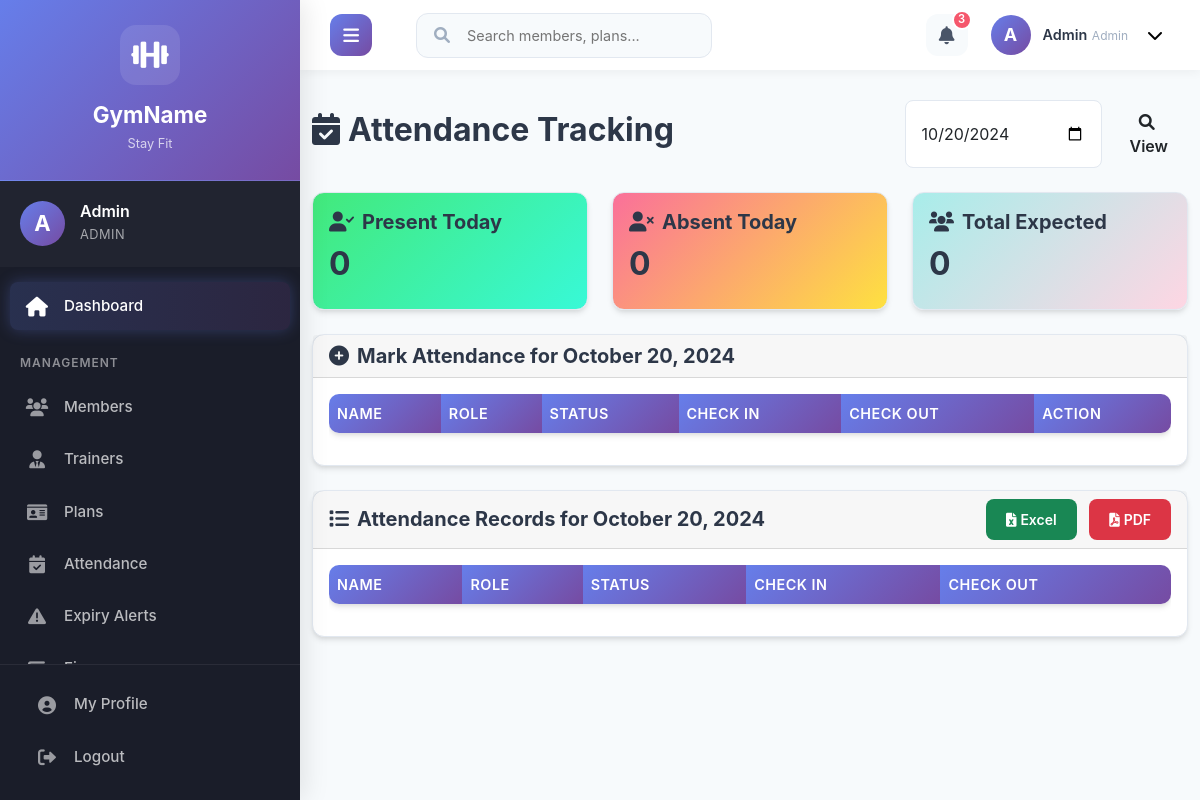
Page /admin/attendance.php?date=2024-10-20 (signed in) on the earlier database version.
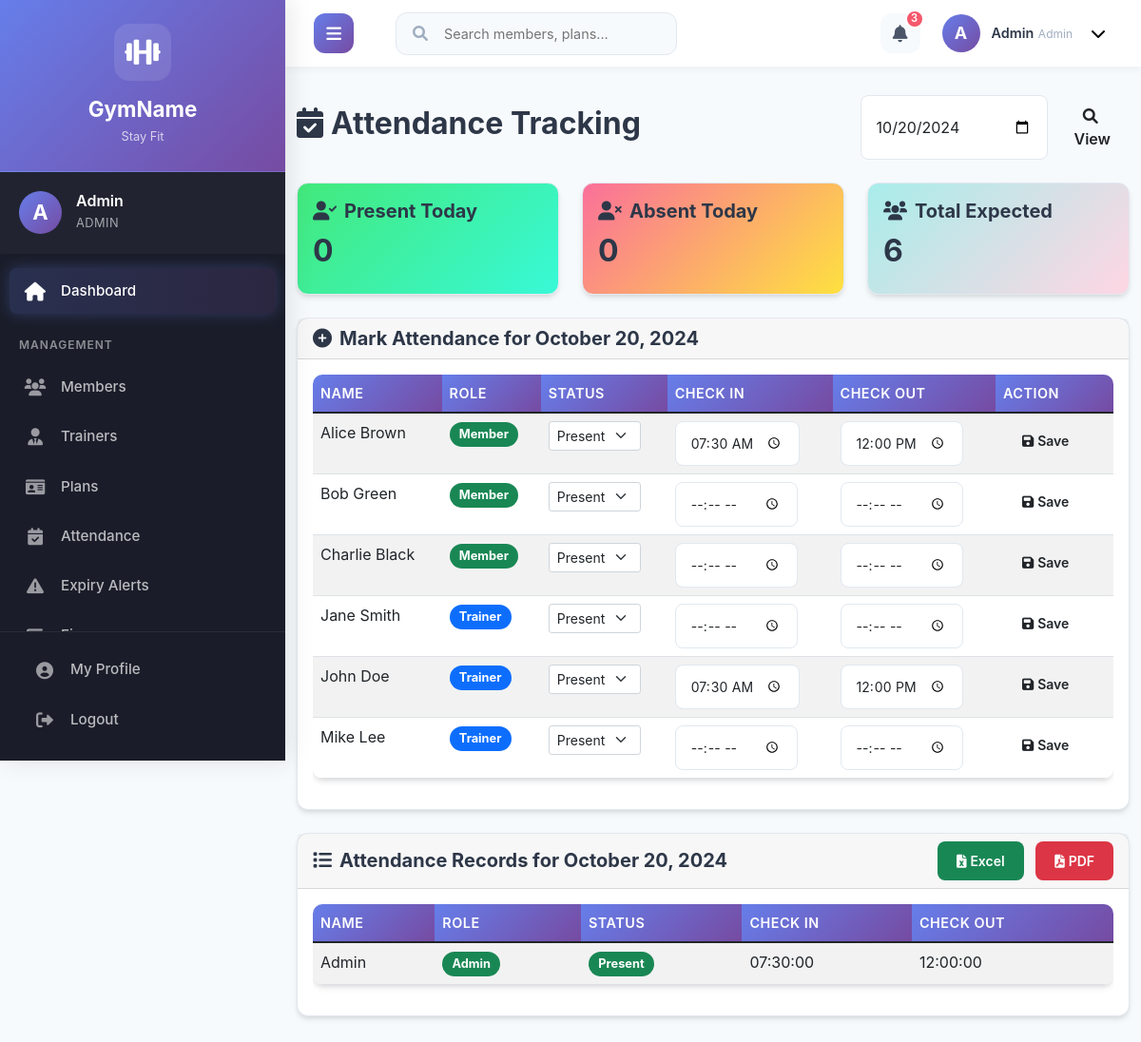
Same page on the later database version.
### tables this page shows
CREATE TABLE attendance (
    id INT AUTO_INCREMENT PRIMARY KEY,
    user_id INT NOT NULL,
    role ENUM('trainer', 'member') NOT NULL,
    date DATE NOT NULL,
    check_in TIME,
    check_out TIME,
    status ENUM('present', 'absent') DEFAULT 'present',
    FOREIGN KEY (user_id) REFERENCES users(id) ON DELETE CASCADE
);

CREATE TABLE users (
    id INT AUTO_INCREMENT PRIMARY KEY,
    name VARCHAR(100) NOT NULL,
    email VARCHAR(100) UNIQUE NOT NULL,
    password VARCHAR(255) NOT NULL,
    role ENUM('admin', 'trainer', 'member') NOT NULL,
    phone VARCHAR(20),
    address TEXT,
    created_at TIMESTAMP DEFAULT CURRENT_TIMESTAMP
);

### admin/attendance.php (the view, shortened to what the changed rows need)
<?php
require_once '../includes/config.php';
$selected_date = $_GET['date'] ?? date('Y-m-d');
$members = $conn->query("SELECT id, name, 'member' as role FROM members UNION SELECT id, name, 'trainer' as role FROM trainers ORDER BY name");
$attendance_query = $conn->prepare("SELECT a.*, u.name, u.role FROM attendance a JOIN users u ON a.user_id = u.id WHERE a.date = ? ORDER BY u.name");
$attendance_query->bind_param("s", $selected_date);
$attendance_query->execute();
$attendance_records = $attendance_query->get_result();
$today = date('Y-m-d');
$present_count = $conn->query("SELECT COUNT(*) as count FROM attendance WHERE date = '$today' AND status = 'present'")->fetch_assoc()['count'];
$absent_count = $conn->query("SELECT COUNT(*) as count FROM attendance WHERE date = '$today' AND status = 'absent'")->fetch_assoc()['count'];
?>
<!DOCTYPE html>
<html lang="en">
<head>
    <link href="https://cdn.jsdelivr.net/npm/bootstrap@5.1.3/dist/css/bootstrap.min.css" rel="stylesheet">
    <link href="https://cdnjs.cloudflare.com/ajax/libs/font-awesome/6.0.0/css/all.min.css" rel="stylesheet">
    <link href="../assets/css/style.css" rel="stylesheet">
</head>
<body>
    <div class="main-wrapper">
    <?php include '../includes/header.php'; ?>
    <div class="page-content">
        <div class="container-fluid">
        <div class="d-flex justify-content-between align-items-center mb-4">
            <h2><i class="fas fa-calendar-check me-2"></i>Attendance Tracking</h2>
        </div>
        <div class="row mb-4">
            <div class="col-md-4">
                <div class="card text-white" style="background: linear-gradient(135deg, #43e97b 0%, #38f9d7 100%);">
                    <div class="card-body">
                        <h2><?php echo $present_count; ?></h2>
                    </div>
                </div>
            </div>
            <div class="col-md-4">
                <div class="card text-white" style="background: linear-gradient(135deg, #fa709a 0%, #fee140 100%);">
                    <div class="card-body">
                        <h2><?php echo $absent_count; ?></h2>
                    </div>
                </div>
            </div>
            <div class="col-md-4">
                <div class="card text-white" style="background: linear-gradient(135deg, #a8edea 0%, #fed6e3 100%);">
                    <div class="card-body">
                        <h5 class="card-title"><i class="fas fa-users me-2"></i>Total Expected</h5>
                        <h2><?php echo $members->num_rows; ?></h2>
                    </div>
                </div>
            </div>
        </div>
        <div class="card mb-4">
            <div class="card-body">
                <div class="table-responsive">
                    <table class="table table-striped">
                        <thead>
                            <tr>
                                <th>Name</th>
                                <th>Role</th>
                                <th>Status</th>
                                <th>Check In</th>
                                <th>Check Out</th>
                                <th>Action</th>
                            </tr>
                        </thead>
                        <tbody>
                            <?php
                            $members->data_seek(0);
                            while ($member = $members->fetch_assoc()):
                                $attendance_query->execute();
                                $attendance_result = $attendance_query->get_result();
                                $existing_attendance = null;
                                while ($att = $attendance_result->fetch_assoc()) {
                                    if ($att['user_id'] == $member['id']) {
                                        $existing_attendance = $att;
                                        break;
                                    }
                                }
                            ?>
                                <tr>
                                    <td><?php echo $member['name']; ?></td>
                                    <td><span class="badge bg-<?php echo $member['role'] == 'trainer' ? 'primary' : 'success'; ?>"><?php echo ucfirst($member['role']); ?></span></td>
                                    <td>
                                        <form method="POST" class="d-inline">
                                            <select name="status" class="form-select form-select-sm d-inline-block w-auto">
                                                <option value="present" <?php echo ($existing_attendance && $existing_attendance['status'] == 'present') ? 'selected' : ''; ?>>Present</option>
                                            </select>
                                    </td>
                                    <td>
                                        <input type="time" name="check_in" class="form-control form-control-sm d-inline-block w-auto" value="<?php echo $existing_attendance['check_in'] ?? ''; ?>">
                                    </td>
                                    <td>
                                        <input type="time" name="check_out" class="form-control form-control-sm d-inline-block w-auto" value="<?php echo $existing_attendance['check_out'] ?? ''; ?>">
                                    </td>
                                    <td>
                                        <button type="submit" name="mark_attendance" class="btn btn-sm btn-modern">
                                            <i class="fas fa-save me-1"></i>Save
                                        </button>
                                    </td>
                                </tr>
                            <?php endwhile; ?>
                        </tbody>
                    </table>
                </div>
            </div>
        </div>
        <div class="card">
            <div class="card-body">
                <div class="table-responsive">
                    <table class="table table-striped" id="attendanceTable">
                        <thead>
                            <tr>
                                <th>Name</th>
                                <th>Role</th>
                                <th>Status</th>
                                <th>Check In</th>
                                <th>Check Out</th>
                            </tr>
                        </thead>
                        <tbody>
                            <?php
                            $attendance_records->data_seek(0);
                            while ($record = $attendance_records->fetch_assoc()):
                            ?>
                                <tr>
                                    <td><?php echo $record['name']; ?></td>
                                    <td><span class="badge bg-<?php echo $record['role'] == 'trainer' ? 'primary' : 'success'; ?>"><?php echo ucfirst($record['role']); ?></span></td>
                                    <td>
                                        <span class="badge bg-<?php echo $record['status'] == 'present' ? 'success' : 'danger'; ?>">
                                            <?php echo ucfirst($record['status']); ?>
                                        </span>
                                    </td>
                                    <td><?php echo $record['check_in'] ?: '-'; ?></td>
                                    <td><?php echo $record['check_out'] ?: '-'; ?></td>
                                </tr>
                            <?php endwhile; ?>
                        </tbody>
                    </table>
                </div>
            </div>
        </div>
    </div>
        </div>
    </div>
</body>
</html>

Differences in the rows shown:
added attendance: status "Present", check_in "07:30:00", check_out "12:00:00", user.name "Admin", user.role "Admin"
Other differences:
$members->num_rows: "0" → "6"
new list line: "Alice Brown Member Save"
new list line: "Bob Green Member Present   Save"
new list line: "Charlie Black Member Present   Save"
new list line: "Jane Smith Trainer Present   Save"
new list line: "John Doe Trainer Save"
new list line: "Mike Lee Trainer Present   Save"
